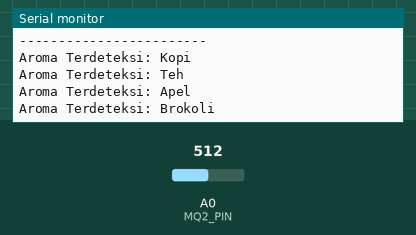
Recording of a sketch running on a simulated Arduino Uno, built with avr-gcc and run on an emulated ATmega328P. On the bench: the last lines printed to the serial monitor. The test bench sets the inputs (shaded band); at power-on: A0 (MQ2_PIN) = 512.

Above: at 3.2 s.
3.3 s: A0 (MQ2_PIN) set to 522
At 4.7 s:
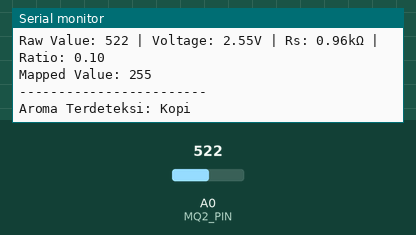
7.5 s: A0 (MQ2_PIN) set to 912
At 8.8 s:
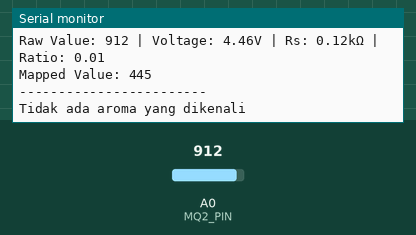
9.0 s: A0 (MQ2_PIN) set to 931
At 9.9 s:
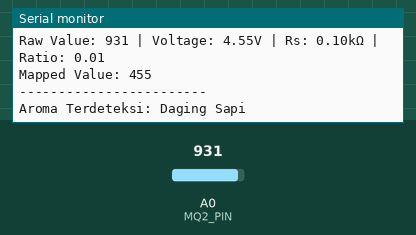
Timing chart, 0 to 12.0 s (numbered marks = the images above; inputs shaded):
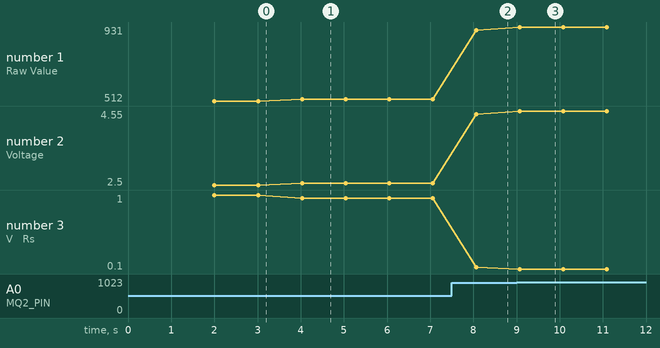

The sketch:

deepseek_hidung_robot.ino
```cpp
#define MQ2_PIN A0

#include <Wire.h>

// Sensor calibration constants
const float RL = 10.0;     // Load resistance in kΩ
const float RO_CLEAN_AIR = 9.83; // Ro in clean air

// Aroma detection thresholds
const struct AromaThreshold {
  const char* name;
  int minValue;
  int maxValue;
} AROMA_THRESHOLDS[] = {
  {"Kopi", 250, 300},
  {"Teh", 200, 250},
  {"Daging Sapi", 450, 500},
  {"Apel", 200, 250},
  {"Brokoli", 200, 250}
};

const int NUM_AROMAS = sizeof(AROMA_THRESHOLDS) / sizeof(AROMA_THRESHOLDS[0]);

// Sensor variables
int sensorValue = 0;
float sensorVoltage = 0;
float rsGas = 0;
float ratio = 0;

void detectAromas(int value) {
  bool aromaDetected = false;

  for (int i = 0; i < NUM_AROMAS; i++) {
    if (value >= AROMA_THRESHOLDS[i].minValue && value <= AROMA_THRESHOLDS[i].maxValue) {
      Serial.print("Aroma Terdeteksi: ");
      Serial.println(AROMA_THRESHOLDS[i].name);
      aromaDetected = true;
    }
  }

  if (!aromaDetected) {
    Serial.println("Tidak ada aroma yang dikenali");
  }
}

void readSensor() {
  sensorValue = analogRead(MQ2_PIN);
  sensorVoltage = sensorValue * (5.0 / 1023.0);
  rsGas = (5.0 - sensorVoltage) / sensorVoltage;
  ratio = rsGas / RO_CLEAN_AIR;
}

void printSensorData() {
  Serial.println("=== MQ2 Sensor Data ===");
  Serial.print("Raw Value: ");
  Serial.print(sensorValue);
  Serial.print(" | Voltage: ");
  Serial.print(sensorVoltage, 2);
  Serial.print("V | Rs: ");
  Serial.print(rsGas, 2);
  Serial.print("kΩ | Ratio: ");
  Serial.println(ratio, 2);

  Serial.print("Mapped Value: ");
  int mappedValue = map(sensorValue, 0, 1023, 0, 500);
  Serial.println(mappedValue);

  Serial.println("------------------------");
}

void setup() {
  Serial.begin(115200);
  pinMode(MQ2_PIN, INPUT);

  Serial.println("MQ2 Gas Sensor Initialized");
  Serial.println("Monitoring started...");
  Serial.println();

  // Warm-up delay for sensor stabilization
  delay(2000);
}

void loop() {
  readSensor();

  Serial.println();
  printSensorData();

  int mappedValue = map(sensorValue, 0, 1023, 0, 500);
  detectAromas(mappedValue);

  delay(1000); // Read every second
}
```

Measured:
- the behaviour switches between 513 and 514 on A0 (MQ2_PIN) (found by bisection; images 0 and 1)
- the behaviour switches between 920 and 921 on A0 (MQ2_PIN) (found by bisection; images 2 and 3)
- after the input at 3.3 s, the serial monitor: prints a new line after 0.73 s (image 1)
- after the input at 7.5 s, the serial monitor: prints a new line after 0.56 s (image 2)
- after the input at 9.0 s, the serial monitor: prints a new line after 0.07 s (image 3)
- plotted number 1: 512 → 522 after the input at 3.3 s, 522 → 912 after the input at 7.5 s, 912 → 931 after the input at 9.0 s
- plotted number 2: 2.5 → 2.55 after the input at 3.3 s, 2.55 → 4.46 after the input at 7.5 s, 4.46 → 4.55 after the input at 9.0 s
- plotted number 3: 1 → 0.96 after the input at 3.3 s, 0.96 → 0.12 after the input at 7.5 s
